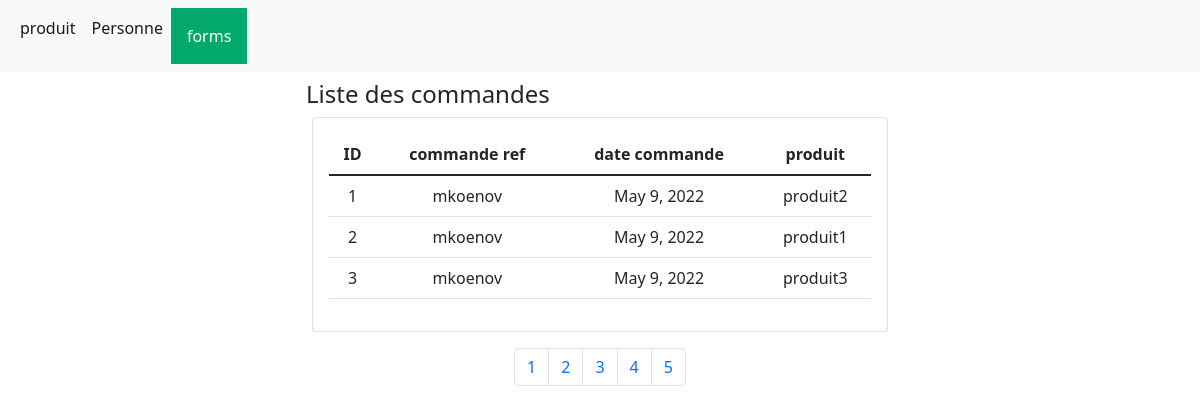
Page /commande/1 on the committed database.
### zakarmourad/models.py (models this page shows, shortened)
class Commande(models.Model):
    referenceCmd = models.CharField(max_length=30)
    dateCmd = models.DateField()
    personne = models.ForeignKey(Personne, on_delete=models.CASCADE, null=True)
    produit = models.ForeignKey(Produit, on_delete=models.CASCADE, null=True)

class Produit(models.Model):
    produitRef = models.CharField(max_length=30)
    nomProduit = models.CharField(max_length=30)
    dateProduction = models.DateField()
    prix = models.FloatField()
    categorie = models.ForeignKey(Categorie, on_delete=models.CASCADE, null=True)

### zakarmourad/views.py (the view)
# urls.py: path('commande/<int:id>', views.commande),
def commande(request, id):
    personn =Personne.objects.get(id=id)
    commandes = Commande.objects.filter(personne=personn)
    paginator = Paginator(commandes, 10)
    page_number = request.GET.get('page')
    if page_number is not None:
        page_obj = paginator.get_page(page_number)
    else:
        page_obj = paginator.get_page(1)
    context = {'commandes': page_obj}
    return render(request, 'commande.html', context)

### zakarmourad/templates/commande.html
{% include 'header.html' %}
{% block content %}
<div class="content-body">
    <div class="container-fluid">
        <div class="row page-titles mx-0 justify-content-center">
            <div class="col-sm-6 p-md-0">
                <div class="row">
                    <h4 class="mt-2">Liste des commandes</h4>
                </div>
            </div>
        </div>
        <div class="row justify-content-center">
            <div class="col-lg-6">
                <div class="card">
                    <div class="card-body">
                        <div class="table-responsive pre-scrollable">
                            <table class="table table-hover">
                                <thead>
                                <tr align="center">
                                    <th>ID</th>
                                    <th>commande ref</th>
                                    <th>date commande</th>
                                    <th>produit</th>
                                </tr>
                                </thead>
                                <tbody class="" id="produit-item">
                                {% for p in commandes %}
                                <tr>
                                    <td align="center">{{p.id}}</td>
                                    <td align="center">{{p.referenceCmd}}</td>
                                    <td align="center">{{p.dateCmd}}</td>
                                    <td align="center">{{p.produit.nomProduit}}</td>
                                </tr>
                                {% endfor %}
                                </tbody>
                            </table>
                        </div>
                    </div>
                </div>
            </div>
        </div>
        <nav >
            <ul class="pagination justify-content-center mt-3">
                <li class="page-item"><a class="page-link" href="?page=1">1</a></li>
                <li class="page-item"><a class="page-link" href="?page=2">2</a></li>
                <li class="page-item"><a class="page-link" href="?page=3">3</a></li>
                <li class="page-item"><a class="page-link" href="?page=4">4</a></li>
                <li class="page-item"><a class="page-link" href="?page=5">5</a></li>
            </ul>
        </nav>
    </div>
</div>
{% endblock content %}
{% include 'footer.html' %}

### rows in the picture
Commande: id "1", referenceCmd "mkoenov", dateCmd "May 9, 2022", produit.nomProduit "produit2"
Commande: id "2", referenceCmd "mkoenov", dateCmd "May 9, 2022", produit.nomProduit "produit1"
Commande: id "3", referenceCmd "mkoenov", dateCmd "May 9, 2022", produit.nomProduit "produit3"
